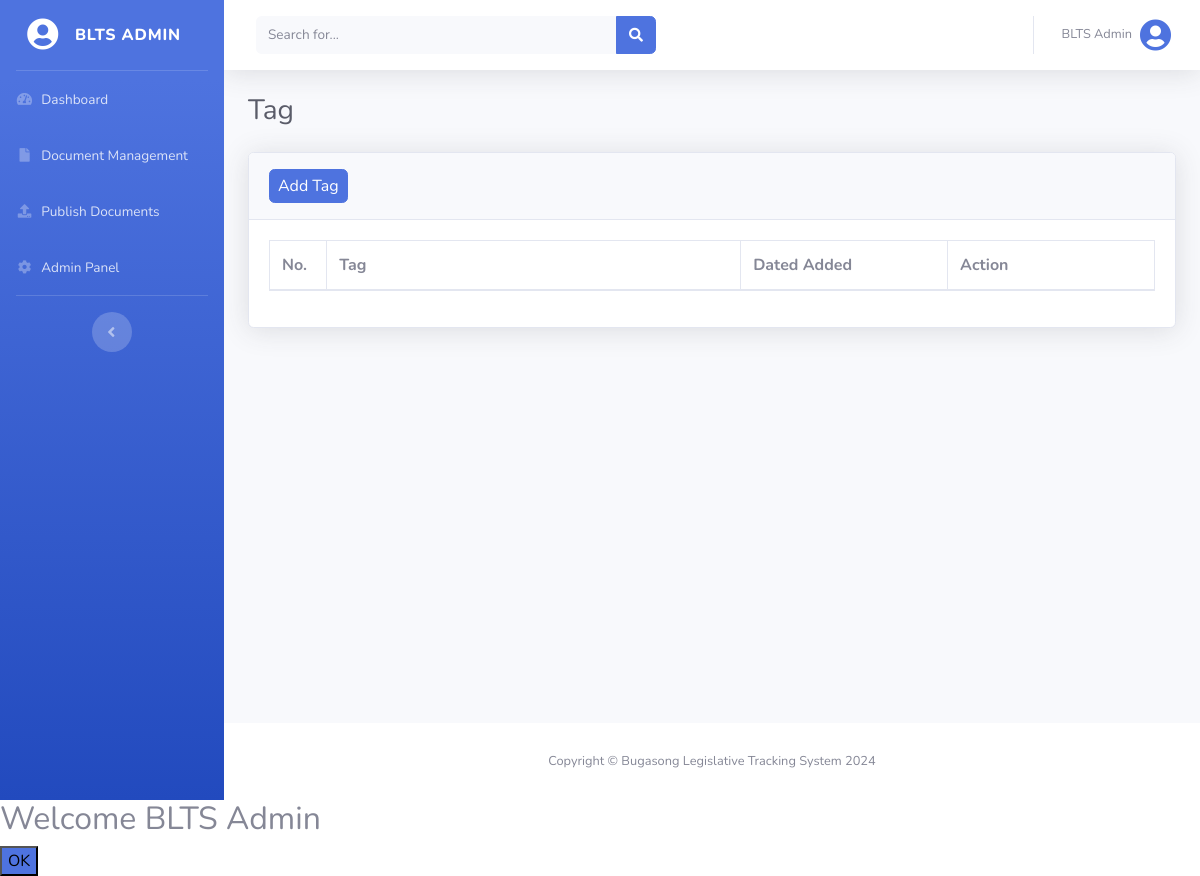
The page /views/admin_tag.php (signed in) on the database as committed earlier.
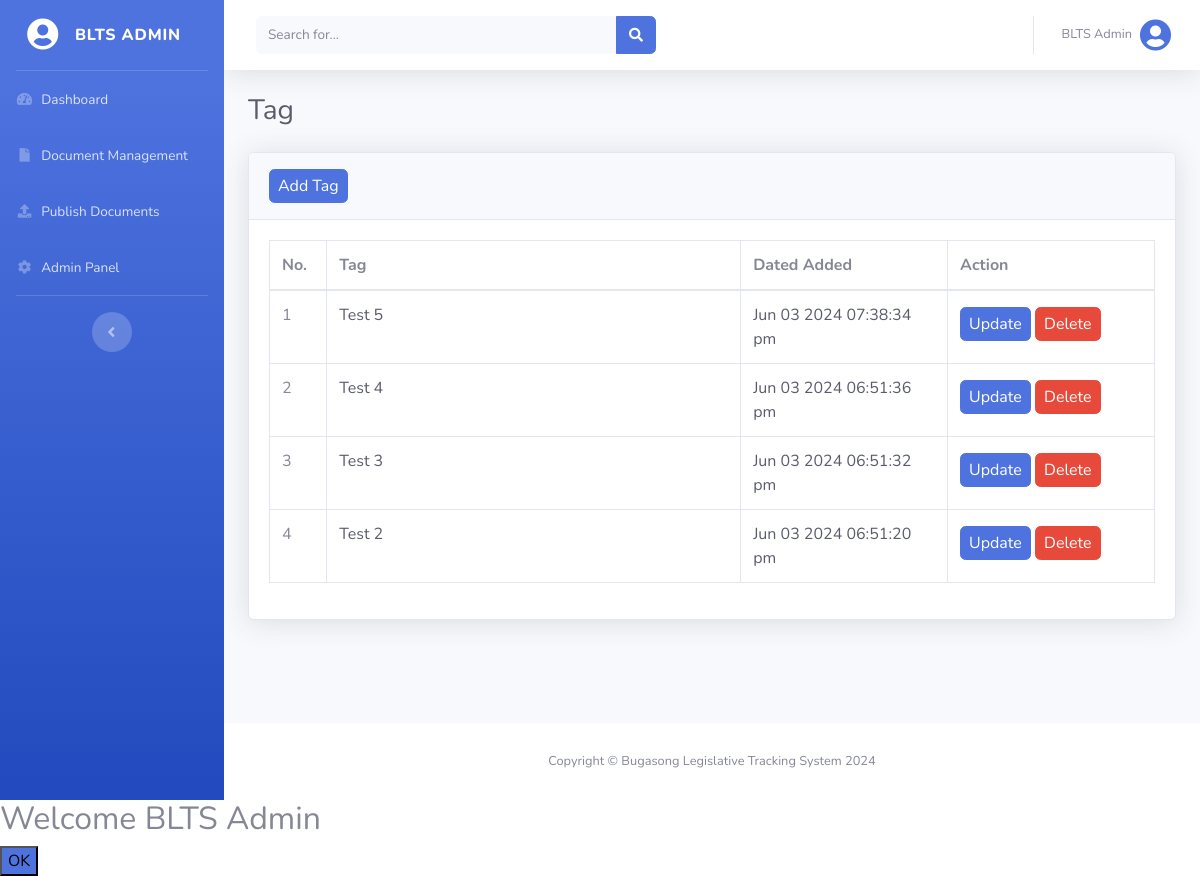
The same page on the database as committed later.
### tables this page shows
CREATE TABLE `users` (
  `user_id` int(255) NOT NULL,
  `name` varchar(255) NOT NULL,
  `email` varchar(255) NOT NULL,
  `username` varchar(255) NOT NULL,
  `password` varchar(255) NOT NULL,
  `status` int(255) NOT NULL DEFAULT 0,
  `user_type` varchar(255) NOT NULL DEFAULT 'citizen'
);

CREATE TABLE `tags` (
  `tag_id` int(255) NOT NULL,
  `tag_name` varchar(255) NOT NULL,
  `date_added` datetime NOT NULL DEFAULT current_timestamp()
);

### config/functions.php (called while the page is built, shortened)
<?php
function isLogin()
{
    return isset($_SESSION['isLogin']);
}
function isAdmin()
{
    return isset($_SESSION['user_type']) && $_SESSION['user_type'] === 'admin';
}
function logName()
{
    $users = find('users', ['user_id' => $_SESSION['user_id']]);
    return !empty($users) ? $users['name'] : null;
}
function logUsertype()
{
    return $_SESSION['user_type'];
}
function getAllTagDesc($orderby, $limit)
{
    return findAll('tags', $orderby, 'DESC', $limit);
}

### config/database.php (called while the page is built, shortened)
<?php
$host = "localhost";
$username = "root";
$password = "";
$database = "blts";
$conn = mysqli_connect($host, $username, $password, $database);
function find($table, $conditions)
{
    global $conn;
    $sql = "SELECT * FROM $table WHERE ";
    $params = [];
    foreach ($conditions as $column => $value) {
        $sql .= "$column = ? AND ";
        $params[] = $value;
    }
    $sql = substr($sql, 0, -4);
    $stmt = mysqli_prepare($conn, $sql);
    $types = str_repeat("s", count($params));
    $stmt->bind_param($types, ...$params);
    $stmt->execute();
    $result = $stmt->get_result();
    return $result->fetch_assoc();
}
function findAll($table, $orderBy = null, $direction = 'ASC', $limit = null)
{
    global $conn;
    $sql = "SELECT * FROM $table";
    if ($orderBy === 'RAND()') {
        $sql .= " ORDER BY RAND()";
    } elseif ($orderBy) {
        $sql .= " ORDER BY $orderBy $direction";
    }
    $result = mysqli_query($conn, $sql);
    return mysqli_fetch_all($result, MYSQLI_ASSOC);
}

### views/admin_tag.php (the view, shortened to what this page needs)
<?php
@include('header.php');
?>
<div id="content-wrapper" class="d-flex flex-column">
    <div id="content">
        <?php @include('top_navbar.php'); ?>
        <?php if (isAdmin()) : ?>
            <div class="container-fluid">
                <div class="d-sm-flex align-items-center justify-content-between mb-4">
                    <h1 class="h3 mb-0 text-gray-800">Tag</h1>
                </div>
                <div class="card shadow mb-4">
                    <div class="card-header py-3">
                        <a href="admin_add_tag.php" class="btn btn-primary px-2 py-1">Add Tag</a>
                    </div>
                    <div class="card-body">
                        <div class="table-responsive">
                            <table class="table table-bordered" id="dataTable1" width="100%" cellspacing="0">
                                <thead>
                                    <tr>
                                        <th style="width: 5%;">No.</th>
                                        <th style="width: 40%;">Tag</th>
                                        <th style="width: 20%;">Dated Added</th>
                                        <th style="width: 20%;">Action</th>
                                    </tr>
                                </thead>
                                <tbody>
                                    <?php $count = 1; ?>
                                    <?php foreach (getAllTagDesc('tag_id', null) as $tag) :  ?>
                                        <tr>
                                            <td><?php echo $count++; ?></td>
                                            <td class="text-gray-800"><?php echo $tag['tag_name']; ?></td>
                                            <td class="text-gray-800"><?php echo date('M d Y h:i:s a', strtotime($tag['date_added'])); ?>
                                            </td>
                                            <td>
                                                <a href="admin_update_tag.php?tag_id=<?php echo $tag['tag_id']; ?>" class="btn btn-primary px-2 py-1 my-1">Update</a>
                                                <a href="../actions/admin_delete.php?delete_tag=delete&tag_id=<?php echo $tag['tag_id']; ?>" class="btn btn-danger px-2 py-1 my-1 delete">Delete</a>
                                            </td>
                                        </tr>
                                    <?php endforeach; ?>
                                </tbody>
                            </table>
                        </div>
                    </div>
                </div>
            </div>
        <?php else : redirect('dashboard', ''); ?>
        <?php endif; ?>
    </div>
    <footer class="sticky-footer bg-white">
        <div class="container my-auto">
            <div class="copyright text-center my-auto">
                <span>Copyright &copy; Bugasong Legislative Tracking System 2024</span>
            </div>
        </div>
    </footer>
</div>
<?php
@include('footer.php');
?>

### views/header.php (shortened to what this page needs)
<!DOCTYPE html>
<html lang="en">
<head>
    <link href="../vendor/fontawesome-free/css/all.min.css" rel="stylesheet" type="text/css">
    <link href="../css/sb-admin-2.min.css" rel="stylesheet">
    <link href="../css/datatable.css" rel="stylesheet">
    <link href="../css/styles.css" rel="stylesheet">
</head>
<body id="page-top">
    <div id="wrapper">
        <?php if (isLogin()) : ?>
            <ul class="navbar-nav bg-gradient-primary sidebar sidebar-dark accordion" id="accordionSidebar">
                <a class="sidebar-brand d-flex align-items-center justify-content-center" id="brandLink" data-title="BLTS - Dashboard" href="dashboard.php">
                    <div class="sidebar-brand-icon">
                        <i class="img-profile rounded-circle fas fa-user-circle fa-2x"></i>
                    </div>
                    <div class="sidebar-brand-text mx-3">BLTS <?php echo logUsertype(); ?></div>
                </a>
                <hr class="sidebar-divider my-0">
                <li class="nav-item">
                    <a class="nav-link Links" id="dashboardLink" href="dashboard.php" data-title="BLTS - Dashboard">
                        <i class="fas fa-fw fa-tachometer-alt"></i>
                        <span>Dashboard</span>
                    </a>
                </li>
                <?php if (isAdmin()) : ?>
                    <li class="nav-item">
                        <a class="nav-link Links" href="#" id="documentManagementLink" data-toggle="collapse" data-target="#DocumentManagePage" aria-expanded="true" aria-controls="DocumentManagePage" data-title="BLTS - Document Management">
                            <i class="fas fa-fw fa-file"></i>
                            <span>Document Management</span>
                        </a>
                    </li>
                    <li class="nav-item">
                        <a class="nav-link Links" id="publishDocumentLink" href="#" data-toggle="collapse" data-target="#DocumentPublishPage" aria-expanded="true" aria-controls="DocumentPublishPage" data-title="BLTS - Publish Documents">
                            <i class="fas fa-fw fa-upload"></i>
                            <span>Publish Documents</span>
                        </a>
                    </li>
                    <li class="nav-item">
                        <a class="nav-link Links" id="adminPanelLink" href="#" data-toggle="collapse" data-target="#adminPanelPage" aria-expanded="true" aria-controls="adminPanelPage" data-title="BLTS - Admin Panel">
                            <i class="fas fa-fw fa-cog"></i>
                            <span>Admin Panel</span>
                        </a>
                    </li>
                <?php endif; ?>
                <hr class="sidebar-divider d-none d-md-block">
                <div class="text-center d-none d-md-inline">
                    <button class="rounded-circle border-0" id="sidebarToggle"></button>
                </div>
            </ul>
        <?php endif;

### views/top_navbar.php (shortened to what this page needs)
<nav class="navbar navbar-expand navbar-light bg-white topbar mb-4 shadow">
    <form class="d-none d-sm-inline-block form-inline mr-auto ml-md-3 my-2 my-md-0 mw-100 navbar-search">
        <div class="input-group">
            <input type="text" class="form-control bg-light border-0 small" placeholder="Search for..." aria-label="Search" aria-describedby="basic-addon2">
            <div class="input-group-append">
                <button class="btn btn-primary" type="button">
                    <i class="fas fa-search fa-sm"></i>
                </button>
            </div>
        </div>
    </form>
    <ul class="navbar-nav ml-auto">
        <li class="nav-item dropdown no-arrow">
            <a class="nav-link dropdown-toggle" href="#" id="userDropdown" role="button" data-toggle="dropdown" aria-haspopup="true" aria-expanded="false">
                <span class="mr-2 d-none d-lg-inline text-gray-600 small"><?php echo logName(); ?></span>
                <i class="img-profile rounded-circle fas fa-user-circle fa-2x text-primary"></i>
            </a>
        </li>
    </ul>
</nav>

### views/footer.php (shortened to what this page needs)
</div>
</body>
</body>
</html>

### css/styles.css (style rules this page uses)
.sidebar .nav-item .nav-link[data-toggle=collapse]::after { content: '' !important; }

Rows that differ between the two databases and show on the page:
added tags: tag_name "Test 5", date_added "Jun 03 2024 07:38:34 pm"
added tags: tag_name "Test 4", date_added "Jun 03 2024 06:51:36 pm"
added tags: tag_name "Test 3", date_added "Jun 03 2024 06:51:32 pm"
added tags: tag_name "Test 2", date_added "Jun 03 2024 06:51:20 pm"
